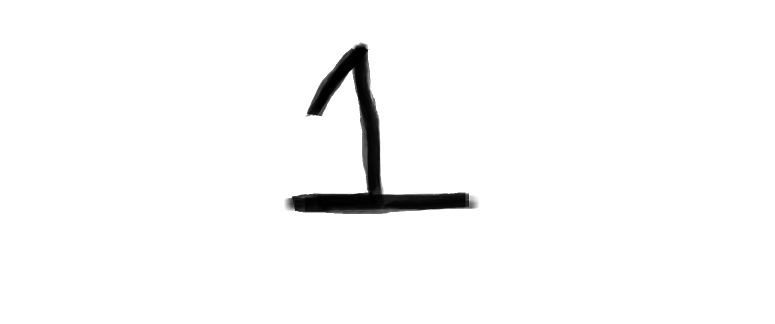
#> input picture Day-7/test.png, 1550 x 648 px (shown at 1/2 size)
$ jupyter execute Project_One.ipynb
#> lines starting #> are read from the running program, lines starting #| are printed output that depends on the picture
[cell 1]
import numpy as np
import pandas as pd
import matplotlib.pyplot as plt
import seaborn as sns
from sklearn.datasets import load_digits
from sklearn.model_selection import train_test_split
from sklearn.preprocessing import StandardScaler
from sklearn.ensemble import RandomForestClassifier
from sklearn.metrics import accuracy_score,classification_report,confusion_matrix

[cell 2]
digits = load_digits()
print(digits.keys())

[cell 3]
X = digits.data
y = digits.target

print("Feature shape:",X.shape)
print("Target shape:",y.shape)

[cell 4]
plt.figure(figsize=(10, 4))
for i in range(10):
    plt.subplot(2, 5, i + 1)
    plt.imshow(digits.images[i], cmap='gray')
    plt.title(f"Label: {digits.target[i]}")
    plt.axis('off')
plt.tight_layout()
plt.show()
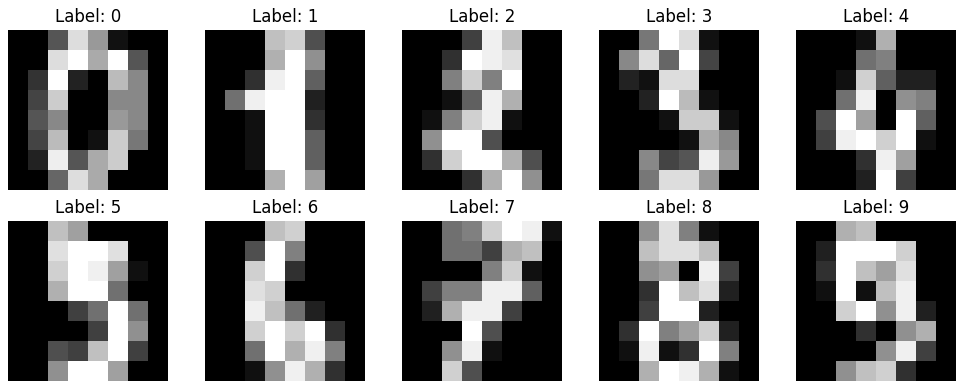
#> figure drawn by matplotlib, 10 panels

[cell 5]
scaler = StandardScaler()
X_scaled = scaler.fit_transform(X)

X_train, X_test, y_train, y_test = train_test_split(
    X_scaled, y, test_size=0.2, random_state=42)

[cell 6]
model = RandomForestClassifier(n_estimators=100, random_state=42)
model.fit(X_train, y_train)

[cell 7]
y_pred = model.predict(X_test)

print("Accuracy:", accuracy_score(y_test, y_pred))
print("\nClassification Report:\n", classification_report(y_test, y_pred))

# Confusion Matrix
plt.figure(figsize=(8, 6))
sns.heatmap(confusion_matrix(y_test, y_pred), annot=True, fmt='d', cmap='Blues')
plt.title("Confusion Matrix")
plt.xlabel("Predicted")
plt.ylabel("Actual")
plt.show()
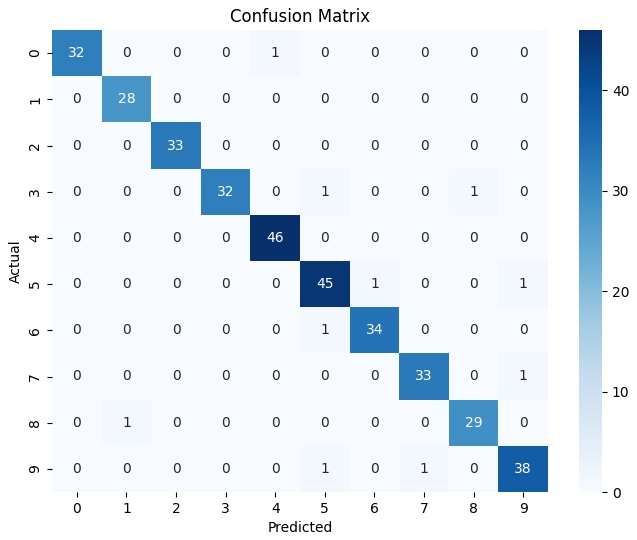
#> figure drawn by matplotlib, 2 panels

[cell 8]
index = 22  # You can change this to any number
sample_image = X_test[index].reshape(1, -1)  # Reshape for prediction
true_label = y_test[index]

[cell 9]
predicted_label = model.predict(sample_image)[0]

print(f"Predicted Digit: {predicted_label}")
print(f"Actual Digit: {true_label}")

[cell 10]
plt.imshow(X_test[index].reshape(8, 8), cmap='gray')
plt.title(f"Predicted: {predicted_label} | Actual: {true_label}")
plt.axis('off')
plt.show()
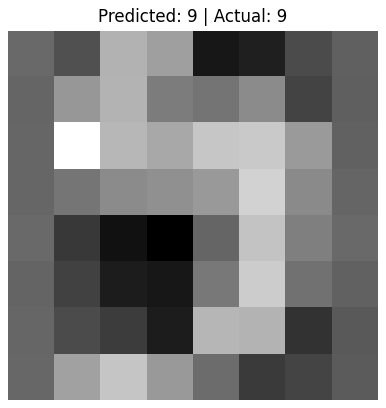
#> figure drawn by matplotlib, 1 panel

[cell 11]
import cv2

[cell 12]
img = cv2.imread('test.png',cv2.IMREAD_GRAYSCALE)
#> img is the input picture: shape (648, 1550); min 0, max 255, mean 248.9

[cell 13]
plt.imshow(img, cmap='gray')
plt.title("Original Grayscale Image")
plt.axis('off')
plt.show()

[cell 14]
img = cv2.resize(img, (8, 8), interpolation=cv2.INTER_AREA)

[cell 15]
img = (img / 255.0) * 16
img = img.astype(int)

[cell 16]
plt.imshow(img, cmap='gray')
plt.title("Resized 8x8 (Input to Model)")
plt.axis('off')
plt.show()
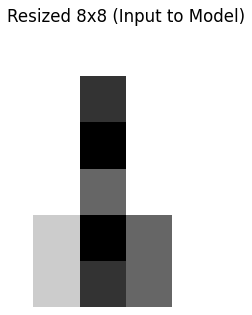
#> figure drawn by matplotlib, 1 panel

[cell 17]
flat_img = img.reshape(1, -1)
prediction = model.predict(flat_img)[0]
#> prediction = 1
print(f"Model Prediction: {prediction}")
#| Model Prediction: 1

$ run again, with Day-7/Major_Gantt_Chart.png copied over Day-7/test.png
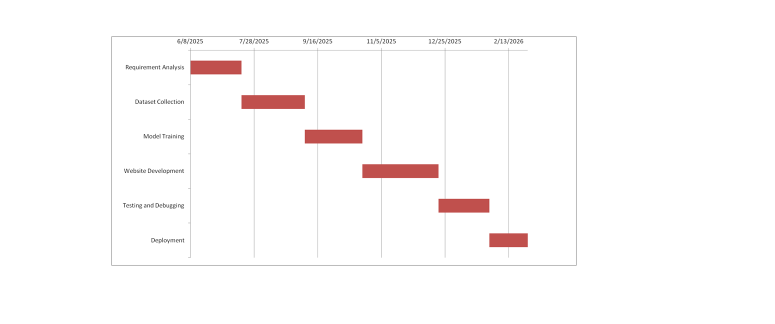
#> input picture Day-7/Major_Gantt_Chart.png, 1550 x 648 px (shown at 1/2 size)
#> `plt.show()`:
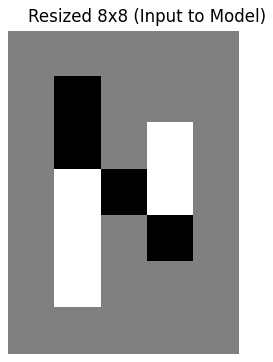
#> figure drawn by matplotlib, 1 panel
#> prediction = 1
#| Model Prediction: 1
